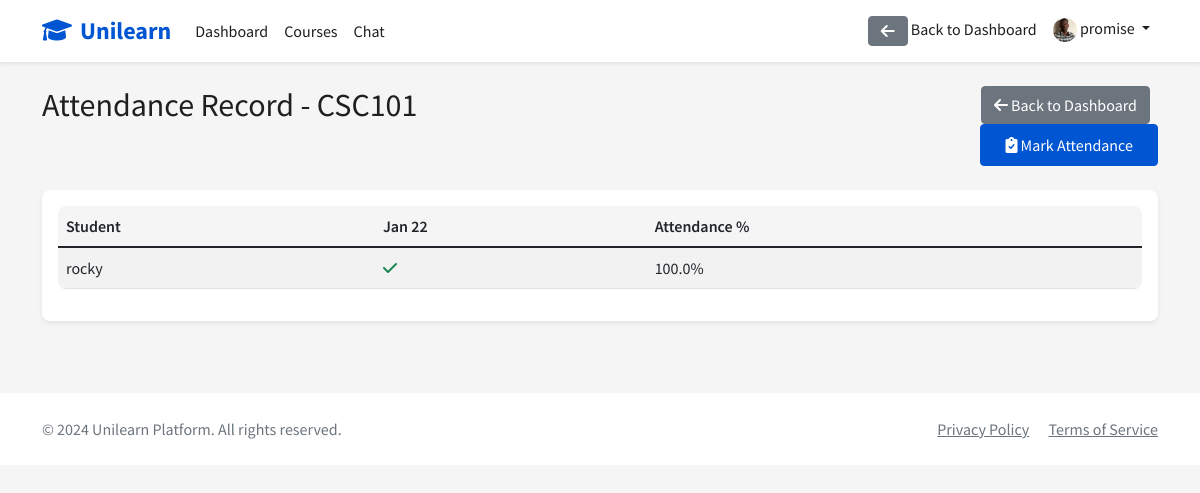
Page /courses/1/attendance/view/ (signed in) on the committed database.
### accounts/models.py (models this page shows)
class User(AbstractUser):
    is_student = models.BooleanField(default=False)
    is_instructor = models.BooleanField(default=False)
    profile_picture = models.ImageField(upload_to='profile_pics/', null=True, blank=True)

### courses/models.py (models this page shows, shortened)
class Course(models.Model):
    title = models.CharField(max_length=200)
    description = models.TextField()
    instructor = models.ForeignKey(User, on_delete=models.CASCADE, related_name='courses_teaching')
    students = models.ManyToManyField(User, related_name='courses_enrolled', blank=True)
    start_date = models.DateField()
    end_date = models.DateField()
    created_at = models.DateTimeField(auto_now_add=True)
    updated_at = models.DateTimeField(auto_now=True)
    is_active = models.BooleanField(default=True)
    class Meta:
        ordering = ['-created_at']

### courses/views.py (the view)
# urls.py: path('<int:course_id>/attendance/view/', views.view_attendance, name='view_attendance'),
@login_required
def view_attendance(request, course_id):
    course = get_object_or_404(Course, pk=course_id)
    is_instructor = request.user == course.instructor
    attendance_records = Attendance.objects.filter(course=course).order_by('date')
    attendance_dates = attendance_records.values_list('date', flat=True).distinct().order_by('date')
    student_records = []
    if is_instructor:
        students = course.students.all()
    else:
        students = [request.user]
    for student in students:
        student_attendance = attendance_records.filter(student=student)
        total_days = attendance_dates.count()
        present_days = student_attendance.filter(is_present=True).count()
        percentage = (present_days / total_days * 100) if total_days > 0 else 0
        statuses = []
        for date in attendance_dates:
            status = student_attendance.filter(date=date, is_present=True).exists()
            statuses.append(status)
        student_records.append({
            'student': student,
            'statuses': statuses,
            'percentage': round(percentage, 1)
        })
    context = {
        'course': course,
        'is_instructor': is_instructor,
        'attendance_dates': attendance_dates,
        'attendance_records': student_records
    }
    return render(request, 'courses/view_attendance.html', context)

### templates/courses/view_attendance.html (shortened to what this page needs)
{% extends 'base.html' %}
{% block content %}
<div class="container">
    <div class="row mb-4">
        <div class="col-md-8">
            <h2>Attendance Record - {{ course.title }}</h2>
        </div>
        <div class="col-md-4 text-end">
            <a href="{% url 'dashboard' %}" class="btn btn-secondary me-2">
                <i class="fas fa-arrow-left"></i> Back to Dashboard
            </a>
            {% if is_instructor %}
                <button class="btn btn-primary" data-bs-toggle="modal" data-bs-target="#markAttendanceModal">
                    <i class="fas fa-clipboard-check"></i> Mark Attendance
                </button>
            {% endif %}
        </div>
    </div>
    <div class="card">
        <div class="card-body">
            {% if not attendance_dates %}
                <div class="alert alert-info">
                    No attendance records found for this course.
                </div>
            {% else %}
                <div class="table-responsive">
                    <table class="table table-striped">
                        <thead>
                            <tr>
                                <th>Student</th>
                                {% for date in attendance_dates %}
                                    <th>{{ date|date:"M d" }}</th>
                                {% endfor %}
                                <th>Attendance %</th>
                            </tr>
                        </thead>
                        <tbody>
                            {% for record in attendance_records %}
                                <tr>
                                    <td>{{ record.student.username }}</td>
                                    {% for status in record.statuses %}
                                        <td>
                                            {% if status %}
                                                <i class="fas fa-check text-success"></i>
                                            {% else %}
                                                <i class="fas fa-times text-danger"></i>
                                            {% endif %}
                                        </td>
                                    {% endfor %}
                                    <td>{{ record.percentage }}%</td>
                                </tr>
                            {% endfor %}
                        </tbody>
                    </table>
                </div>
            {% endif %}
        </div>
    </div>
</div>
{% endblock %}

### templates/base.html (shortened to what this page needs)
<!DOCTYPE html>
{% load static %}
<html lang="en">
<head>
    <link href="https://cdn.jsdelivr.net/npm/bootstrap@5.1.3/dist/css/bootstrap.min.css" rel="stylesheet">
    <link rel="stylesheet" href="https://cdnjs.cloudflare.com/ajax/libs/font-awesome/6.0.0/css/all.min.css">
    <link rel="stylesheet" href="{% static 'css/style.css' %}">
</head>
<body>
    <nav class="navbar navbar-expand-lg navbar-light sticky-top">
        <div class="container">
            <a class="navbar-brand" href="{% url 'home' %}">
                <i class="fas fa-graduation-cap me-2"></i>Unilearn
            </a>
            <div class="collapse navbar-collapse" id="navbarNav">
                <ul class="navbar-nav me-auto">
                    {% if user.is_authenticated %}
                        <li class="nav-item">
                            <a class="nav-link" href="{% url 'dashboard' %}">Dashboard</a>
                        </li>
                        <li class="nav-item">
                            <a class="nav-link" href="{% url 'course_list' %}">Courses</a>
                        </li>
                        <li class="nav-item">
                            <a class="nav-link" href="{% url 'chat_list' %}">Chat</a>
                        </li>
                    {% endif %}
                </ul>
                <ul class="navbar-nav">
                    {% if user.is_authenticated %}
                        {% if request.resolver_match.url_name != 'dashboard' %}
                            <li class="nav-item">
                                <a href="{% url 'dashboard' %}" class="nav-link">
                                    <i class="fas fa-arrow-left btn btn-secondary"></i> Back to Dashboard
                                </a>
                            </li>
                        {% endif %}
                        <li class="nav-item dropdown">
                            <a class="nav-link dropdown-toggle" href="#" id="navbarDropdown" role="button" data-bs-toggle="dropdown">
                                {% if user.profile_picture %}
                                    <img src="{{ user.profile_picture.url }}" alt="Profile" class="rounded-circle" style="width: 24px; height: 24px;">
                                {% else %}
                                    <i class="fas fa-user-circle"></i>
                                {% endif %}
                                {{ user.username }}
                            </a>
                        </li>
                    {% endif %}
                </ul>
            </div>
        </div>
    </nav>
    <main class="py-4">
        {% block content %}{% endblock %}
    </main>
    <footer class="bg-white py-4 mt-5">
        <div class="container">
            <div class="row">
                <div class="col-md-6">
                    <p class="mb-0 text-muted">&copy; 2024 Unilearn Platform. All rights reserved.</p>
                </div>
                <div class="col-md-6 text-end">
                    <a href="#" class="text-muted me-3">Privacy Policy</a>
                    <a href="#" class="text-muted">Terms of Service</a>
                </div>
            </div>
        </div>
    </footer>
</body>
</html>

### static/css/style.css (style rules this page uses)
:root { --primary-color: #0056D2; --secondary-color: #2A73CC; --accent-color: #0056D2; --success-color: #1E8A24; --warning-color: #F2C94C; --danger-color: #DB4437; --text-primary: #1F1F1F; --text-secondary: #6B6B6B; --background-light: #F5F5F5; --white: #FFFFFF; }
body { font-family: 'Source Sans Pro', sans-serif; color: var(--text-primary); background-color: var(--background-light); }
.navbar { background-color: var(--white); box-shadow: 0 2px 4px rgba(0,0,0,0.08); }
.navbar-brand { color: var(--primary-color) !important; font-weight: 700; font-size: 1.5rem; }
.nav-link { color: var(--text-primary) !important; font-weight: 500; }
.card { border: none; border-radius: 8px; box-shadow: 0 2px 4px rgba(0,0,0,0.08); transition: transform 0.2s; }
.btn-primary { background-color: var(--primary-color); border-color: var(--primary-color); font-weight: 500; padding: 0.5rem 1.5rem; border-radius: 4px; }
.table { background-color: var(--white); border-radius: 8px; overflow: hidden; }
.table thead th { background-color: var(--background-light); border-bottom: none; font-weight: 600; }

### rows in the picture
User: profile_picture (picture), username "promise"
Course: title "CSC101"
User: student.username "rocky", percentage "100.0"

### other values in the picture
{{ date|date:"M d" }} "Jan 22"
